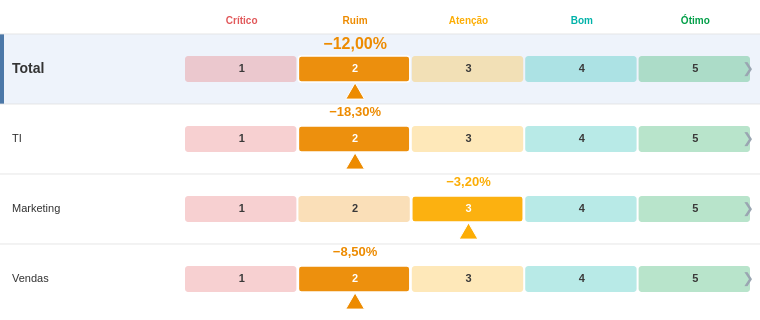

Vega-Lite specification for this chart:
### Vega specification from a JSON file in a GitHub repository (floating-point values rounded to 4 significant figures)
{"$schema": "https://vega.github.io/schema/vega/v6.json", "description": "PROTÓTIPO (rev: nome maior, cor por lado, nota nas caixinhas) — igual ao Deneb, com width/height e dataset fictício embutido. TI com muitos projetos e um sem realização.", "width": 760, "height": 320, "autosize": {"type": "none", "resize": true, "contains": "padding"}, "padding": {"left": 0, "right": 0, "top": 8, "bottom": 8}, "signals": [{"name": "totalWidth", "update": "width"}, {"name": "containerH", "update": "height"}, {"name": "labelWidth", "value": 185}, {"name": "nameW", "update": "min(340, totalWidth * 0.45)"}, {"name": "barAreaWidth", "update": "totalWidth - labelWidth - 8"}, {"name": "segW", "update": "barAreaWidth / 5"}, {"name": "headerH", "value": 26}, {"name": "rowH", "value": 70}, {"name": "barH", "value": 26}, {"name": "barOffY", "value": 22}, {"name": "topPad", "value": 58}, {"name": "bottomPad", "value": 10}, {"name": "viewportH", "update": "max(60, containerH - topPad - bottomPad)"}, {"name": "nChild", "update": "data('children').length"}, {"name": "projRowH", "update": "nChild > 0 ? clamp(viewportH / nChild, 30, 44) : 42"}, {"name": "barHt", "update": "min(26, projRowH - 14)"}, {"name": "contentH", "update": "nChild * projRowH"}, {"name": "maxScroll", "update": "max(0, contentH - viewportH)"}, {"name": "thumbH", "update": "max(24, viewportH * (viewportH / max(contentH, 1)))"}, {"name": "chartPad", "value": 12}, {"name": "chartLeft", "update": "nameW + chartPad"}, {"name": "chartRight", "update": "totalWidth - 16"}, {"name": "centerX", "update": "(chartLeft + chartRight) / 2"}, {"name": "divMax", "update": "data('childExtent').length ? data('childExtent')[0].maxAbs : 1"}, {"name": "currentNode", "value": null, "on": [{"events": "@areaRow:click", "update": "datum.Nome"}, {"events": "@backBtn:click", "update": "null"}]}, {"name": "scrollY", "value": 0, "on": [{"events": {"signal": "currentNode"}, "update": "0"}, {"events": {"signal": "nChild"}, "update": "0"}, {"events": {"type": "wheel", "consume": true, "filter": ["currentNode !== null"]}, "update": "clamp(scrollY + event.deltaY, 0, maxScroll)"}, {"events": "[@scrollThumb:pointerdown, window:pointerup] > window:pointermove", "update": "clamp(scrollY + event.movementY * (contentH / viewportH), 0, maxScroll)"}]}, {"name": "animMs", "value": 350}, {"name": "animStart", "value": 0, "on": [{"events": {"signal": "currentNode"}, "update": "now()"}]}, {"name": "tRaw", "value": 1, "on": [{"events": {"type": "timer", "throttle": 20}, "update": "animStart > 0 ? min((now() - animStart) / animMs, 1) : 1"}]}, {"name": "tEase", "update": "tRaw * (2 - tRaw)"}], "data": [{"name": "dataset", "values": [{"Nome": "Total", "Pai": null, "Nivel": 1, "Ordem": 0, "Desvio": -12.0, "Nota": 2, "Planejado": 2160, "Realizado": 2420}, {"Nome": "TI", "Pai": "Total", "Nivel": 2, "Ordem": 1, "Desvio": -18.3, "Nota": 2, "Planejado": 1000, "Realizado": 1183}, {"Nome": "Marketing", "Pai": "Total", "Nivel": 2, "Ordem": 2, "Desvio": -3.2, "Nota": 3, "Planejado": 410, "Realizado": 423}, {"Nome": "Vendas", "Pai": "Total", "Nivel": 2, "Ordem": 3, "Desvio": -8.5, "Nota": 2, "Planejado": 750, "Realizado": 814}, {"Nome": "Migração ERP Corporativo Global", "Pai": "TI", "Nivel": 3, "Ordem": 0, "Desvio": -28.0, "Nota": 1, "Planejado": 500, "Realizado": 640}, {"Nome": "Upgrade Wi-Fi", "Pai": "TI", "Nivel": 3, "Ordem": 0, "Desvio": -18.7, "Nota": 2, "Planejado": 80, "Realizado": 95}, {"Nome": "Data Lake", "Pai": "TI", "Nivel": 3, "Ordem": 0, "Desvio": -10.0, "Nota": 2, "Planejado": 300, "Realizado": 330}, {"Nome": "Helpdesk", "Pai": "TI", "Nivel": 3, "Ordem": 0, "Desvio": 18.3, "Nota": 4, "Planejado": 120, "Realizado": 98}, {"Nome": "Portal do Colaborador", "Pai": "TI", "Nivel": 3, "Ordem": 0, "Desvio": null, "Nota": null, "Planejado": 220, "Realizado": null}, {"Nome": "Segurança / SOC", "Pai": "TI", "Nivel": 3, "Ordem": 0, "Desvio": -7.0, "Nota": 3, "Planejado": 160, "Realizado": 171}, {"Nome": "Backup & DR", "Pai": "TI", "Nivel": 3, "Ordem": 0, "Desvio": 4.0, "Nota": 4, "Planejado": 90, "Realizado": 86}, {"Nome": "Licenças SaaS", "Pai": "TI", "Nivel": 3, "Ordem": 0, "Desvio": -12.0, "Nota": 2, "Planejado": 140, "Realizado": 157}, {"Nome": "Mobile App", "Pai": "TI", "Nivel": 3, "Ordem": 0, "Desvio": 9.0, "Nota": 4, "Planejado": 110, "Realizado": 100}, {"Nome": "Observabilidade", "Pai": "TI", "Nivel": 3, "Ordem": 0, "Desvio": -22.0, "Nota": 1, "Planejado": 75, "Realizado": 91}, {"Nome": "Rebranding", "Pai": "Marketing", "Nivel": 3, "Ordem": 0, "Desvio": -16.6, "Nota": 2, "Planejado": 150, "Realizado": 175}, {"Nome": "Campanha Verão", "Pai": "Marketing", "Nivel": 3, "Ordem": 0, "Desvio": 5.0, "Nota": 4, "Planejado": 200, "Realizado": 190}, {"Nome": "SEO", "Pai": "Marketing", "Nivel": 3, "Ordem": 0, "Desvio": 3.3, "Nota": 4, "Planejado": 60, "Realizado": 58}, {"Nome": "Expansão Nordeste", "Pai": "Vendas", "Nivel": 3, "Ordem": 0, "Desvio": -20.0, "Nota": 1, "Planejado": 250, "Realizado": 300}, {"Nome": "CRM Novo", "Pai": "Vendas", "Nivel": 3, "Ordem": 0, "Desvio": -3.75, "Nota": 3, "Planejado": 400, "Realizado": 415}, {"Nome": "Treinamento Equipe", "Pai": "Vendas", "Nivel": 3, "Ordem": 0, "Desvio": 1.0, "Nota": 4, "Planejado": 100, "Realizado": 99}]}, {"name": "regua", "source": "dataset", "transform": [{"type": "filter", "expr": "datum.Nivel <= 2 && currentNode === null"}, {"type": "collect", "sort": {"field": "Ordem"}}, {"type": "formula", "as": "rowY", "expr": "datum.Ordem * rowH + headerH"}]}, {"name": "empresaBand", "source": "regua", "transform": [{"type": "filter", "expr": "datum.Nivel === 1"}]}, {"name": "zonas", "source": "regua", "transform": [{"type": "formula", "as": "zoneArr", "expr": "[1, 2, 3, 4, 5]"}, {"type": "flatten", "fields": ["zoneArr"], "as": ["notaZona"]}]}, {"name": "zoneMeta", "values": [{"n": 1, "label": "Crítico"}, {"n": 2, "label": "Ruim"}, {"n": 3, "label": "Atenção"}, {"n": 4, "label": "Bom"}, {"n": 5, "label": "Ótimo"}], "transform": [{"type": "filter", "expr": "currentNode === null"}]}, {"name": "children", "source": "dataset", "transform": [{"type": "filter", "expr": "currentNode !== null && datum.Pai === currentNode"}, {"type": "formula", "as": "plan", "expr": "isValid(datum.Planejado) ? datum.Planejado : 0"}, {"type": "formula", "as": "real", "expr": "isValid(datum.Realizado) ? datum.Realizado : 0"}, {"type": "formula", "as": "semDado", "expr": "(!isValid(datum.Planejado)) || (!isValid(datum.Realizado))"}, {"type": "formula", "as": "saldo", "expr": "datum.plan - datum.real"}, {"type": "formula", "as": "absSaldo", "expr": "abs(datum.saldo)"}, {"type": "collect", "sort": {"field": "absSaldo", "order": "descending"}}, {"type": "window", "ops": ["row_number"], "as": ["idx"]}]}, {"name": "childExtent", "source": "children", "transform": [{"type": "aggregate", "fields": ["absSaldo"], "ops": ["max"], "as": ["maxAbs"]}]}, {"name": "navState", "values": [{}], "transform": [{"type": "filter", "expr": "currentNode !== null"}]}], "scales": [{"name": "colorScale", "type": "ordinal", "domain": [1, 2, 3, 4, 5], "range": ["#e15759", "#ED8B00", "#fcad04", "#00b2a9", "#009e47"]}, {"name": "xDiv", "type": "linear", "zero": false, "clamp": true, "domain": [{"signal": "-divMax"}, {"signal": "divMax"}], "range": [{"signal": "chartLeft"}, {"signal": "chartRight"}]}], "marks": [{"type": "rect", "from": {"data": "empresaBand"}, "encode": {"update": {"x": {"value": 0}, "width": {"signal": "totalWidth"}, "y": {"signal": "datum.rowY"}, "height": {"signal": "rowH"}, "fill": {"value": "#eef3fb"}, "opacity": {"signal": "tEase"}}}}, {"type": "rect", "from": {"data": "empresaBand"}, "encode": {"update": {"x": {"value": 0}, "width": {"value": 4}, "y": {"signal": "datum.rowY"}, "height": {"signal": "rowH"}, "fill": {"value": "#4c78a8"}, "opacity": {"signal": "tEase"}}}}, {"type": "text", "from": {"data": "zoneMeta"}, "encode": {"enter": {"align": {"value": "center"}, "baseline": {"value": "middle"}, "fontSize": {"value": 10}, "fontWeight": {"value": "bold"}}, "update": {"x": {"signal": "labelWidth + (datum.n - 0.5) * segW"}, "y": {"signal": "headerH / 2"}, "text": {"field": "label"}, "fill": {"signal": "scale('colorScale', datum.n)"}, "limit": {"signal": "segW - 4"}, "opacity": {"signal": "tEase"}}}}, {"type": "rule", "from": {"data": "regua"}, "encode": {"enter": {"stroke": {"value": "#e0e0e0"}, "strokeWidth": {"value": 1}}, "update": {"x": {"value": 0}, "x2": {"signal": "totalWidth"}, "y": {"field": "rowY"}, "opacity": {"signal": "0.8 * tEase"}}}}, {"type": "rect", "from": {"data": "zonas"}, "encode": {"enter": {"strokeWidth": {"value": 1.5}, "cornerRadius": {"value": 3}}, "update": {"x": {"signal": "labelWidth + (datum.notaZona - 1) * segW"}, "width": {"signal": "segW - 2"}, "y": {"signal": "datum.rowY + barOffY"}, "height": {"signal": "barH"}, "fill": {"signal": "scale('colorScale', datum.notaZona)"}, "fillOpacity": {"signal": "!isValid(datum.Nota) ? 0.55 : (datum.notaZona === datum.Nota ? 0.95 : 0.28)"}, "stroke": {"signal": "datum.notaZona === datum.Nota ? '#ffffff' : null"}, "opacity": {"signal": "tEase"}}}}, {"type": "text", "from": {"data": "zonas"}, "encode": {"enter": {"align": {"value": "center"}, "baseline": {"value": "middle"}, "fontSize": {"value": 11}, "fontWeight": {"value": "bold"}}, "update": {"x": {"signal": "labelWidth + (datum.notaZona - 0.5) * segW"}, "y": {"signal": "datum.rowY + barOffY + barH / 2"}, "text": {"signal": "'' + datum.notaZona"}, "fill": {"signal": "datum.notaZona === datum.Nota ? '#ffffff' : '#3a3a3a'"}, "opacity": {"signal": "tEase"}}}}, {"type": "text", "from": {"data": "regua"}, "encode": {"enter": {"align": {"value": "left"}, "baseline": {"value": "middle"}, "fill": {"value": "#333333"}}, "update": {"x": {"value": 12}, "y": {"signal": "datum.rowY + barOffY + barH / 2"}, "text": {"field": "Nome"}, "fontSize": {"signal": "datum.Nivel === 1 ? 14 : 11"}, "fontWeight": {"signal": "datum.Nivel === 1 ? 'bold' : 'normal'"}, "limit": {"signal": "labelWidth - 20"}, "opacity": {"signal": "tEase"}}}}, {"type": "text", "from": {"data": "regua"}, "encode": {"enter": {"align": {"value": "center"}, "baseline": {"value": "top"}, "fontWeight": {"value": "bold"}}, "update": {"x": {"signal": "isValid(datum.Nota) ? labelWidth + (datum.Nota - 0.5) * segW : labelWidth + barAreaWidth / 2"}, "y": {"signal": "datum.rowY + 2"}, "text": {"signal": "isValid(datum.Desvio) ? replace(format(datum.Desvio, '.2f'), '.', ',') + '%' : '--'"}, "fontSize": {"signal": "datum.Nivel === 1 ? 16 : 13"}, "fill": {"signal": "isValid(datum.Nota) ? scale('colorScale', datum.Nota) : '#aaaaaa'"}, "opacity": {"signal": "tEase"}}}}, {"type": "symbol", "from": {"data": "regua"}, "encode": {"enter": {"shape": {"value": "triangle-up"}, "stroke": {"value": "white"}, "strokeWidth": {"value": 1}}, "update": {"x": {"signal": "isValid(datum.Nota) ? labelWidth + (datum.Nota - 0.5) * segW : -999"}, "y": {"signal": "datum.rowY + barOffY + barH + 9"}, "size": {"signal": "min(segW * 14, 350)"}, "fill": {"signal": "isValid(datum.Nota) ? scale('colorScale', datum.Nota) : 'transparent'"}, "opacity": {"signal": "(isValid(datum.Nota) ? 1 : 0) * tEase"}}}}, {"type": "text", "from": {"data": "regua"}, "encode": {"enter": {"align": {"value": "center"}, "baseline": {"value": "middle"}, "fontSize": {"value": 14}, "fill": {"value": "#9aa6b2"}}, "update": {"x": {"signal": "totalWidth - 12"}, "y": {"signal": "datum.rowY + barOffY + barH / 2"}, "text": {"value": "❯"}, "opacity": {"signal": "tEase"}}}}, {"type": "rect", "name": "areaRow", "from": {"data": "regua"}, "encode": {"enter": {"cursor": {"value": "pointer"}, "fill": {"value": "#4c78a8"}}, "update": {"x": {"value": 0}, "width": {"signal": "totalWidth"}, "y": {"signal": "datum.rowY"}, "height": {"signal": "rowH"}, "fillOpacity": {"value": 0}, "tooltip": {"signal": "{'Nó': datum.Nome, 'Desvio': isValid(datum.Desvio) ? replace(format(datum.Desvio, '.2f'), '.', ',') + '%' : '--', 'Nota': isValid(datum.Nota) ? datum.Nota : '--', 'Planejado': 'R$ ' + replace(format(datum.Planejado, ',.0f'), /,/g, '.') + ' mil', 'Realizado': 'R$ ' + replace(format(datum.Realizado, ',.0f'), /,/g, '.') + ' mil'}"}}, "hover": {"fillOpacity": {"value": 0.1}}}}, {"type": "rule", "from": {"data": "navState"}, "encode": {"update": {"x": {"signal": "centerX"}, "y": {"signal": "topPad"}, "y2": {"signal": "topPad + min(contentH, viewportH)"}, "stroke": {"value": "#9aa6b2"}, "strokeWidth": {"value": 1.5}, "opacity": {"signal": "tEase"}}}}, {"type": "text", "from": {"data": "navState"}, "encode": {"enter": {"align": {"value": "right"}, "baseline": {"value": "bottom"}, "fontSize": {"value": 10}, "fill": {"value": "#c0504d"}}, "update": {"x": {"signal": "centerX - 8"}, "y": {"signal": "topPad - 8"}, "text": {"value": "◄ Estouro (gastou mais)"}, "opacity": {"signal": "tEase"}}}}, {"type": "text", "from": {"data": "navState"}, "encode": {"enter": {"align": {"value": "left"}, "baseline": {"value": "bottom"}, "fontSize": {"value": 10}, "fill": {"value": "#4e9a51"}}, "update": {"x": {"signal": "centerX + 8"}, "y": {"signal": "topPad - 8"}, "text": {"value": "Economia (gastou menos) ►"}, "opacity": {"signal": "tEase"}}}}, {"type": "group", "name": "drillScroll", "clip": true, "encode": {"update": {"x": {"value": 0}, "y": {"signal": "topPad"}, "width": {"signal": "totalWidth"}, "height": {"signal": "viewportH"}}}, "marks": [{"type": "rect", "from": {"data": "children"}, "encode": {"enter": {"cornerRadius": {"value": 3}}, "update": {"x": {"signal": "centerX + (scale('xDiv', min(datum.saldo, 0)) - centerX) * tEase"}, "x2": {"signal": "centerX + (scale('xDiv', max(datum.saldo, 0)) - centerX) * tEase"}, "y": {"signal": "(datum.idx - 1) * projRowH - scrollY + (projRowH - barHt) / 2"}, "height": {"signal": "barHt"}, "fill": {"signal": "datum.semDado ? '#c7ccd1' : (datum.saldo < 0 ? '#e15759' : '#009e47')"}, "opacity": {"signal": "tEase"}, "tooltip": {"signal": "{'Item': datum.Nome, 'Planejado': isValid(datum.Planejado) ? 'R$ ' + replace(format(datum.Planejado, ',.0f'), /,/g, '.') + ' mil' : '—', 'Realizado': isValid(datum.Realizado) ? 'R$ ' + replace(format(datum.Realizado, ',.0f'), /,/g, '.') + ' mil' : '— (sem realização)', 'Saldo': (datum.saldo < 0 ? '−' : '+') + 'R$ ' + replace(format(datum.absSaldo, ',.0f'), /,/g, '.') + ' mil', 'Desvio': isValid(datum.Desvio) ? replace(format(datum.Desvio, '.1f'), '.', ',') + '%' : '—'}"}}}}, {"type": "text", "from": {"data": "children"}, "encode": {"enter": {"align": {"value": "left"}, "baseline": {"value": "middle"}, "fill": {"value": "#333333"}, "fontSize": {"value": 11}}, "update": {"x": {"value": 6}, "y": {"signal": "(datum.idx - 1) * projRowH - scrollY + projRowH / 2"}, "text": {"field": "Nome"}, "limit": {"signal": "nameW - 12"}, "opacity": {"signal": "tEase"}}}}, {"type": "text", "from": {"data": "children"}, "encode": {"enter": {"baseline": {"value": "middle"}, "fontSize": {"value": 11}, "fontWeight": {"value": "bold"}}, "update": {"x": {"signal": "(centerX + (scale('xDiv', datum.saldo) - centerX) * tEase) + ((datum.saldo < 0 ? ((scale('xDiv', datum.saldo) - nameW) < 90) : ((totalWidth - scale('xDiv', datum.saldo)) < 90)) ? (datum.saldo < 0 ? 5 : -5) : (datum.saldo < 0 ? -5 : 5))"}, "y": {"signal": "(datum.idx - 1) * projRowH - scrollY + projRowH / 2"}, "align": {"signal": "(datum.saldo < 0 ? ((scale('xDiv', datum.saldo) - nameW) < 90) : ((totalWidth - scale('xDiv', datum.saldo)) < 90)) ? (datum.saldo < 0 ? 'left' : 'right') : (datum.saldo < 0 ? 'right' : 'left')"}, "text": {"signal": "(datum.semDado ? '' : (datum.saldo < 0 ? '−' : '+')) + 'R$ ' + replace(format(datum.absSaldo, ',.0f'), /,/g, '.') + ' mil'"}, "fill": {"signal": "(datum.saldo < 0 ? ((scale('xDiv', datum.saldo) - nameW) < 90) : ((totalWidth - scale('xDiv', datum.saldo)) < 90)) ? '#ffffff' : (datum.semDado ? '#7a7f85' : (datum.saldo < 0 ? '#e15759' : '#009e47'))"}, "opacity": {"signal": "tEase"}}}}]}, {"type": "rect", "from": {"data": "navState"}, "encode": {"update": {"x": {"signal": "totalWidth - 6"}, "width": {"value": 4}, "y": {"signal": "topPad"}, "height": {"signal": "viewportH"}, "fill": {"value": "#ececec"}, "cornerRadius": {"value": 2}, "opacity": {"signal": "maxScroll > 0 ? tEase : 0"}}}}, {"type": "rect", "name": "scrollThumb", "from": {"data": "navState"}, "encode": {"enter": {"cursor": {"value": "pointer"}}, "update": {"x": {"signal": "totalWidth - 6"}, "width": {"value": 4}, "height": {"signal": "thumbH"}, "y": {"signal": "topPad + (maxScroll > 0 ? (viewportH - thumbH) * (scrollY / maxScroll) : 0)"}, "fill": {"value": "#b0b0b0"}, "cornerRadius": {"value": 2}, "opacity": {"signal": "maxScroll > 0 ? tEase : 0"}}}}, {"type": "group", "name": "backBtn", "from": {"data": "navState"}, "encode": {"enter": {"cursor": {"value": "pointer"}}, "update": {"x": {"value": 0}, "y": {"value": 6}, "width": {"value": 96}, "height": {"value": 26}, "fill": {"value": "#f0f0f0"}, "stroke": {"value": "#cccccc"}, "cornerRadius": {"value": 4}, "opacity": {"signal": "tEase"}}}, "marks": [{"type": "text", "interactive": false, "encode": {"enter": {"align": {"value": "center"}, "baseline": {"value": "middle"}, "fill": {"value": "#444444"}, "fontSize": {"value": 11}, "fontWeight": {"value": "bold"}}, "update": {"x": {"value": 48}, "y": {"value": 13}, "text": {"value": "← Voltar"}}}}]}, {"type": "text", "from": {"data": "navState"}, "encode": {"enter": {"align": {"value": "left"}, "baseline": {"value": "middle"}, "fill": {"value": "#333333"}, "fontSize": {"value": 13}, "fontWeight": {"value": "bold"}}, "update": {"x": {"value": 108}, "y": {"value": 15}, "text": {"signal": "'Ofensores · ' + currentNode"}, "opacity": {"signal": "tEase"}}}}, {"type": "text", "from": {"data": "navState"}, "encode": {"enter": {"align": {"value": "left"}, "baseline": {"value": "middle"}, "fill": {"value": "#9aa6b2"}, "fontSize": {"value": 10}}, "update": {"x": {"value": 108}, "y": {"value": 31}, "text": {"value": "Valores em R$ mil"}, "opacity": {"signal": "tEase"}}}}]}
